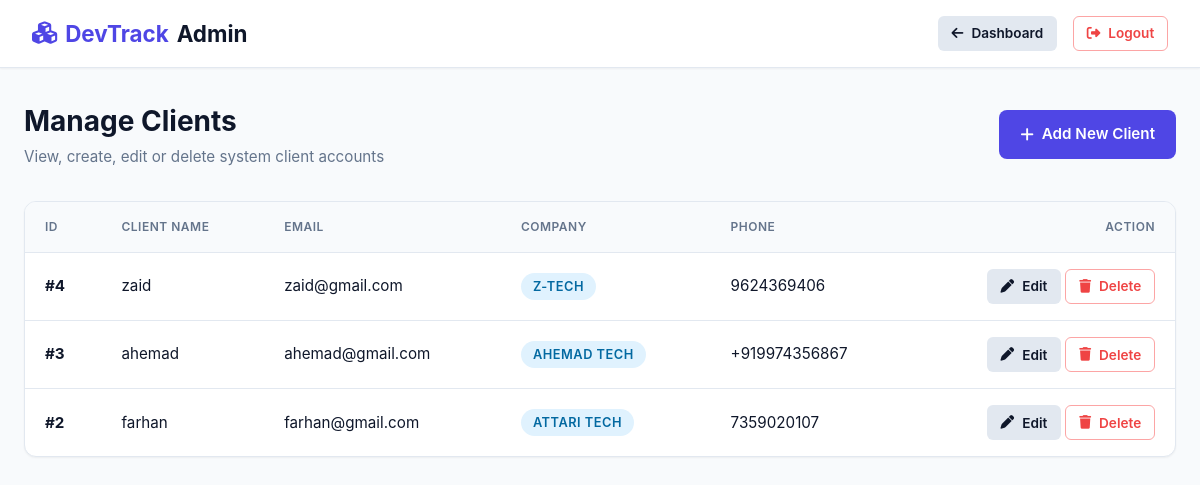
The page /admin/clients/index.php (signed in) on the database its author committed.
### tables this page shows
CREATE TABLE `client` (
  `id` int(11) NOT NULL,
  `user_id` int(11) NOT NULL,
  `company_name` varchar(150) NOT NULL,
  `phone` varchar(20) DEFAULT NULL,
  `creted_at` timestamp NOT NULL DEFAULT current_timestamp()
);

CREATE TABLE `users` (
  `id` int(11) NOT NULL,
  `name` varchar(100) NOT NULL,
  `email` varchar(100) NOT NULL,
  `password` varchar(100) NOT NULL,
  `role` enum('admin','client') NOT NULL DEFAULT 'client',
  `created_at` timestamp NOT NULL DEFAULT current_timestamp()
);

### admin/clients/index.php (the view, shortened to what this page needs)
<?php
require "../../config/database.php";
$sql = "SELECT client.id, users.name, users.email, client.company_name, client.phone
        FROM client
        INNER JOIN users ON client.user_id = users.id
        ORDER BY client.id DESC";
$result = mysqli_query($conn, $sql);
?>
<!DOCTYPE html>
<html lang="en">
<head>
    <link rel="stylesheet" href="../../assets/css/style.css">
    <link rel="stylesheet" href="https://cdnjs.cloudflare.com/ajax/libs/font-awesome/6.4.0/css/all.min.css">
</head>
<body>
    <nav class="navbar">
        <div class="brand">
            <i class="fa-solid fa-cubes"></i> DevTrack <span>Admin</span>
        </div>
        <div class="nav-user">
            <a href="../dashboard.php" class="btn btn-secondary btn-sm"><i class="fa-solid fa-arrow-left"></i> Dashboard</a>
            <a href="../../logout.php" class="btn btn-outline-danger btn-sm"><i class="fa-solid fa-right-from-bracket"></i> Logout</a>
        </div>
    </nav>
    <div class="container">
        <div class="page-header">
            <div>
                <h1 class="page-title">Manage Clients</h1>
                <p class="page-subtitle">View, create, edit or delete system client accounts</p>
            </div>
            <a href="add.php" class="btn btn-primary"><i class="fa-solid fa-plus"></i> Add New Client</a>
        </div>
        <div class="table-responsive">
            <table class="table">
                <thead>
                    <tr>
                        <th>ID</th>
                        <th>Client Name</th>
                        <th>Email</th>
                        <th>Company</th>
                        <th>Phone</th>
                        <th style="text-align: right;">Action</th>
                    </tr>
                </thead>
                <tbody>
                    <?php if (mysqli_num_rows($result) > 0) { ?>
                        <?php while ($client = mysqli_fetch_assoc($result)) { ?>
                            <tr>
                                <td><strong>#<?php echo $client["id"]; ?></strong></td>
                                <td><?php echo htmlspecialchars($client["name"]); ?></td>
                                <td><?php echo htmlspecialchars($client["email"]); ?></td>
                                <td><span class="badge badge-planning"><?php echo htmlspecialchars($client["company_name"]); ?></span></td>
                                <td><?php echo htmlspecialchars($client["phone"]); ?></td>
                                <td style="text-align: right;">
                                    <a href="edit.php?id=<?php echo $client['id']; ?>" class="btn btn-secondary btn-sm"><i class="fa-solid fa-pen"></i> Edit</a>
                                    <a href="delete.php?id=<?php echo $client['id']; ?>" class="btn btn-outline-danger btn-sm" onclick="return confirm('Are you sure you want to delete this client?');"><i class="fa-solid fa-trash"></i> Delete</a>
                                </td>
                            </tr>
                        <?php } ?>
                    <?php } else { ?>
                        <tr>
                            <td colspan="6" style="text-align: center; padding: 2rem; color: var(--text-muted);">No client records found.</td>
                        </tr>
                    <?php } ?>
                </tbody>
            </table>
        </div>
    </div>
</body>
</html>

### assets/css/style.css (style rules this page uses)
:root { --primary: #4f46e5; --primary-hover: #4338ca; --primary-light: #eef2ff; --secondary: #64748b; --success: #10b981; --warning: #f59e0b; --danger: #ef4444; --info: #06b6d4; --bg-main: #f8fafc; --bg-card: #ffffff; --text-main: #0f172a; --text-muted: #64748b; --border: #e2e8f0; --shadow-sm: 0 1px 2px 0 rgb(0 0 0 / 0.05); --shadow-md: 0 4px 6px -1px rgb(0 0 0 / 0.1), 0 2px 4px -2px rgb(0 0 0 / 0.1); --shadow-lg: 0 10px 15px -3px rgb(0 0 0 / 0.1), 0 4px 6px -4px rgb(0 0 0 / 0.1); --radius: 12px; --font-sans: 'Inter', system-ui, -apple-system, BlinkMacSystemFont, "Segoe UI", Roboto, "Helvetica Neue", Arial, sans-serif; }
* { box-sizing: border-box; margin: 0; padding: 0; }
body { font-family: var(--font-sans); background-color: var(--bg-main); color: var(--text-main); line-height: 1.5; display: flex; flex-direction: column; min-height: 100vh; }
a { color: var(--primary); text-decoration: none; transition: color 0.2s; }
.navbar { background-color: var(--bg-card); border-bottom: 1px solid var(--border); padding: 1rem 2rem; display: flex; justify-content: space-between; align-items: center; box-shadow: var(--shadow-sm); position: sticky; top: 0; z-index: 100; }
.brand { font-size: 1.4rem; font-weight: 700; color: var(--primary); display: flex; align-items: center; gap: 0.5rem; }
.brand span { color: var(--text-main); }
.nav-user { display: flex; align-items: center; gap: 1rem; font-weight: 500; }
.container { max-width: 1200px; width: 100%; margin: 2rem auto; padding: 0 1.5rem; flex: 1; }
.page-header { display: flex; justify-content: space-between; align-items: center; margin-bottom: 2rem; flex-wrap: wrap; gap: 1rem; }
.page-title { font-size: 1.75rem; font-weight: 700; color: var(--text-main); }
.page-subtitle { color: var(--text-muted); font-size: 0.95rem; margin-top: 0.25rem; }
.btn { display: inline-flex; align-items: center; justify-content: center; gap: 0.5rem; padding: 0.75rem 1.25rem; font-size: 0.95rem; font-weight: 600; border-radius: 8px; border: 1px solid transparent; cursor: pointer; transition: all 0.2s ease; text-decoration: none; }
.btn-primary { background-color: var(--primary); color: white; }
.btn-secondary { background-color: #e2e8f0; color: var(--text-main); }
.btn-outline-danger { background-color: transparent; border-color: #fca5a5; color: var(--danger); }
.btn-sm { padding: 0.4rem 0.8rem; font-size: 0.85rem; border-radius: 6px; }
.badge { display: inline-block; padding: 0.25rem 0.75rem; font-size: 0.8rem; font-weight: 600; border-radius: 9999px; text-transform: uppercase; letter-spacing: 0.5px; }
.badge-planning { background-color: #e0f2fe; color: #0369a1; }
.table-responsive { width: 100%; overflow-x: auto; border-radius: var(--radius); border: 1px solid var(--border); background: var(--bg-card); box-shadow: var(--shadow-sm); }
.table { width: 100%; border-collapse: collapse; text-align: left; font-size: 0.95rem; }
.table th { background-color: #f8fafc; padding: 1rem 1.25rem; font-weight: 600; color: var(--text-muted); border-bottom: 1px solid var(--border); text-transform: uppercase; font-size: 0.75rem; letter-spacing: 0.5px; }
.table td { padding: 1rem 1.25rem; border-bottom: 1px solid var(--border); color: var(--text-main); }
.table tr:last-child td { border-bottom: none; }

### rows shown on the page
client: id "4", user.name "zaid", user.email "zaid@gmail.com", company_name "Z-TECH", phone "9624369406"
client: id "3", user.name "ahemad", user.email "ahemad@gmail.com", company_name "AHEMAD TECH", phone "+919974356867"
client: id "2", user.name "farhan", user.email "farhan@gmail.com", company_name "ATTARI TECH", phone "7359020107"
